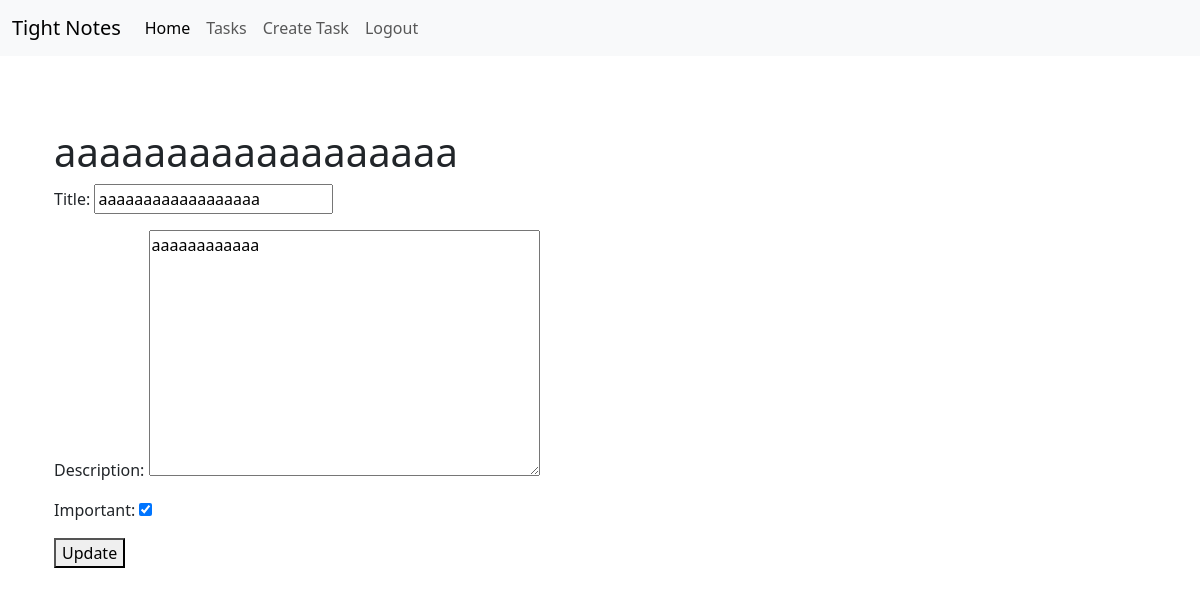
The app's page /tasks/2 (signed in), older data.
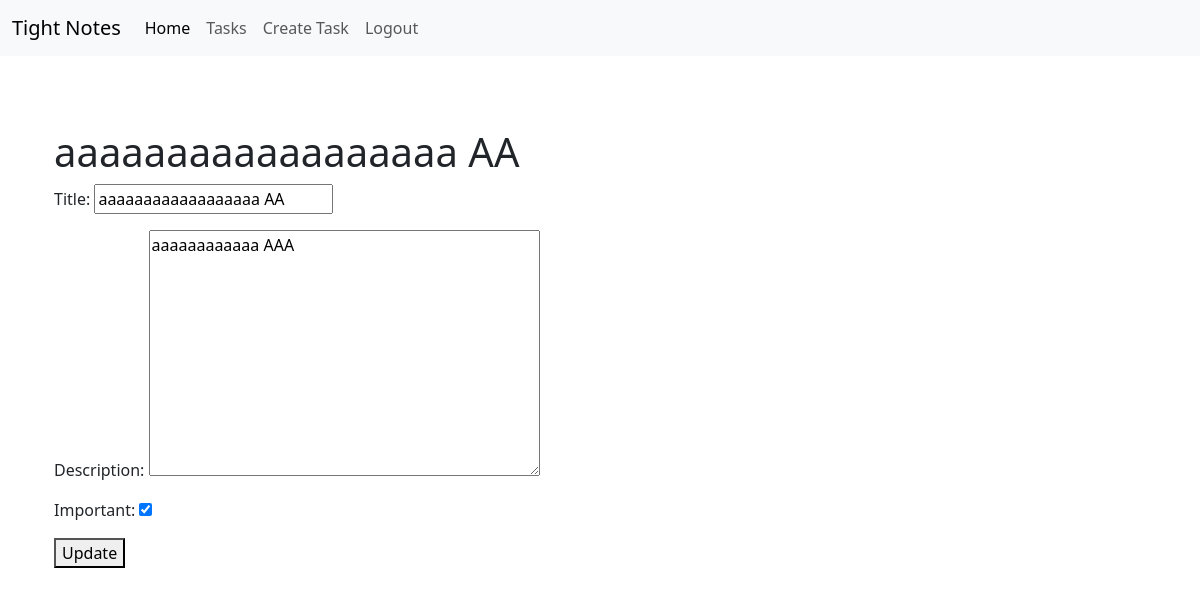
The same page, newer data.
### tasks/models.py (models this page shows, shortened)
class Task(models.Model):
    title = models.CharField(max_length=120)
    description = models.TextField(blank=True)
    created = models.DateTimeField(auto_now_add=True)
    datecompleted= models.DateTimeField(null=True)
    important = models.BooleanField(default=False, blank=True)
    user = models.ForeignKey(User, on_delete=models.CASCADE)

### tasks/views.py (the view, shortened to what this page needs)
# urls.py: path("tasks/<int:task_id>", views.task_detail, name="task_detail"),
def task_detail(request, task_id):
    if request.method == 'GET':
        task = get_object_or_404(Task, pk=task_id)
        form = TaskForm(instance=task)
        return render(request, 'task_detail.html', {'task':task, 'form':form})

### tasks/forms.py
class TaskForm(ModelForm):
    class Meta:
        model = Task
        fields = ['title','description','important']

### tasks/templates/task_detail.html (shortened to what this page needs)
{% extends 'layout.html' %}
{% block content %}
<h1>{{task.title}}</h1>
<form action="" method="POST">
    {{form.as_p}}
    <button>
        Update
    </button>
</form>
{% endblock %}

Row changes from the older to the newer data that the page shows:
changed Task: title "aaaaaaaaaaaaaaaaaa" → "aaaaaaaaaaaaaaaaaa AA"; description "aaaaaaaaaaaa" → "aaaaaaaaaaaa AAA"
